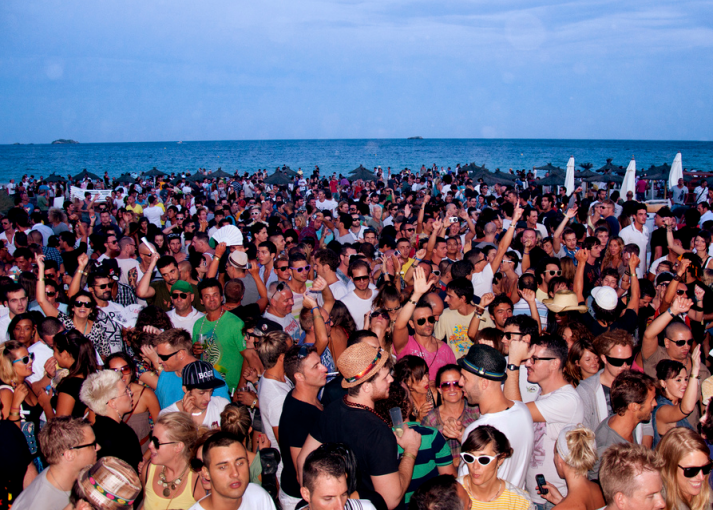
#> input picture otros/gente.png, 713 x 510 px
$ python face_detect.py   (older library calls are emulated)
#> lines starting #> are read from the running program, lines starting #| are printed output that depends on the picture; after the words box and inside, x2 and y2 are one past the last pixel; in counts of white or black regions, pixels touching at a corner belong together
import cv2
#import sys

# Get user supplied values
#imagePath =
#cascPath =

# Create the haar cascade
faceCascade = cv2.CascadeClassifier('haarcascade_frontalface_default.xml')

# Read the image
image = cv2.imread('gente.png')
#> image is the input picture: shape (510, 713, 3); mean B, G, R 126.2, 104.5, 107.7
# Convierte la imagen a Blanco y Negro
gray = cv2.cvtColor(image, cv2.COLOR_BGR2GRAY)
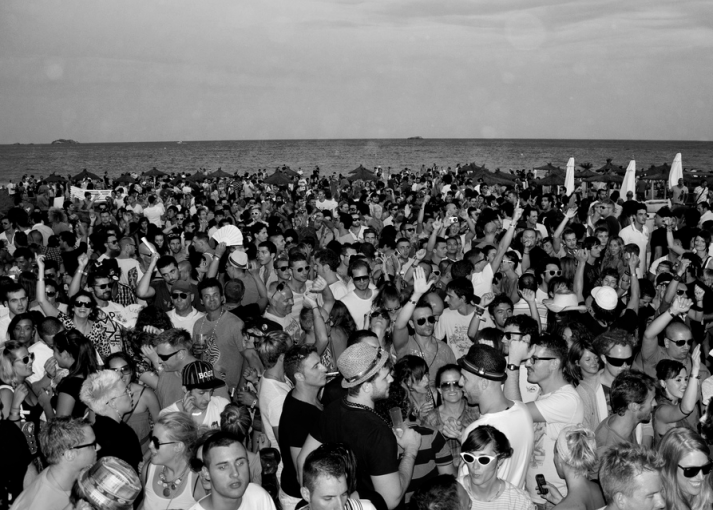
#> gray: shape (510, 713); min 0, max 254, mean 107.9
# Detect faces in the image
faces = faceCascade.detectMultiScale(gray, 1.1, 4)
#> faces = [[6, 290, 26, 26], [11, 319, 25, 25], [670, 330, 33, 33], [599, 341, 53, 53], [450, 441, 50, 50], [208, 446, 48, 48]]


                # [7 lines of commented-out code are left out]

print("Found {0} faces!".format(len(faces)))
#| Found 6 faces!

# Draw a rectangle around the faces
for (x, y, w, h) in faces:
    cv2.rectangle(image, (x, y), (x+w, y+h), (0, 255, 0), 2)
#> this loop made 6 passes
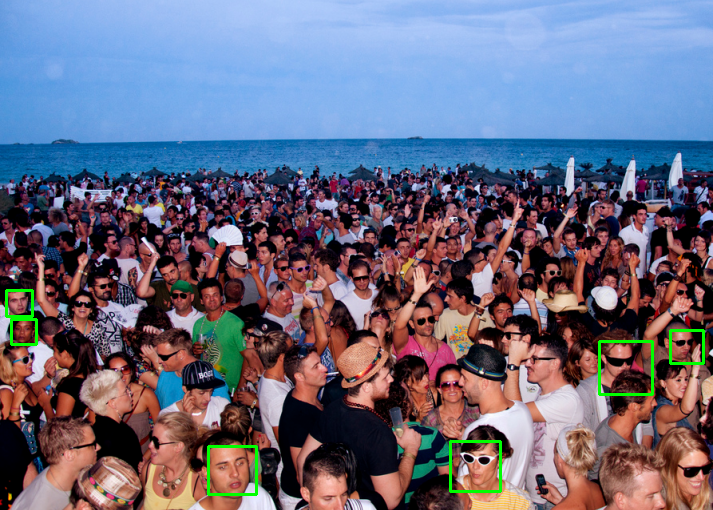
#> image: shape (510, 713, 3); 0.77% of pixels changed, all inside (x1, y1, x2, y2) = (5, 289, 705, 496)

cv2.imshow("Detectando Rostros by Charlie83CL", image)
cv2.waitKey(0)

$ run again, with otros/abba.png copied over otros/gente.png
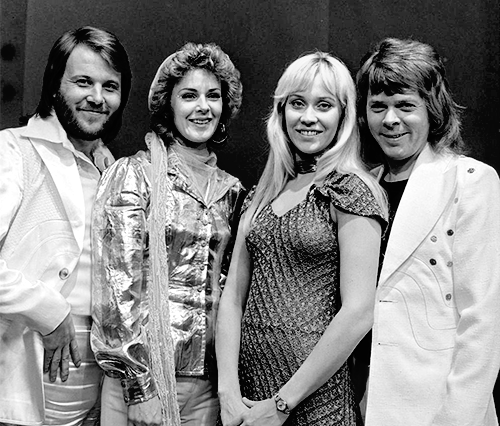
#> input picture otros/abba.png, 500 x 426 px
#> image is the input picture: shape (426, 500, 3); min 0, max 255, mean 130.8
#> faces = [[168, 70, 66, 66], [56, 55, 75, 75], [267, 69, 87, 87], [354, 78, 74, 74]]
#| Found 4 faces!
#> the loop `for (x, y, w, h) in faces:` made 4 passes
#> after the loop `for (x, y, w, h) in faces:`:
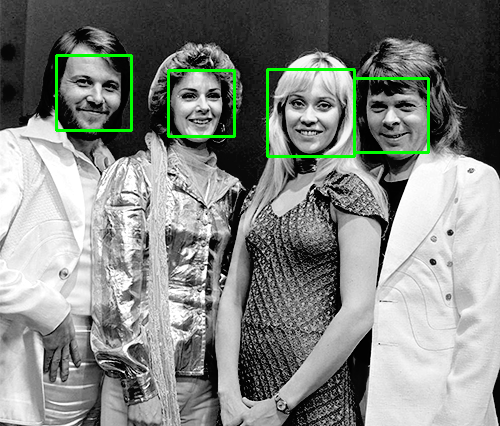
#> image: shape (426, 500, 3); 1.59% of pixels changed, all inside (x1, y1, x2, y2) = (55, 54, 430, 158)

$ run again, with otros/chicos.jpeg saved as otros/gente.png
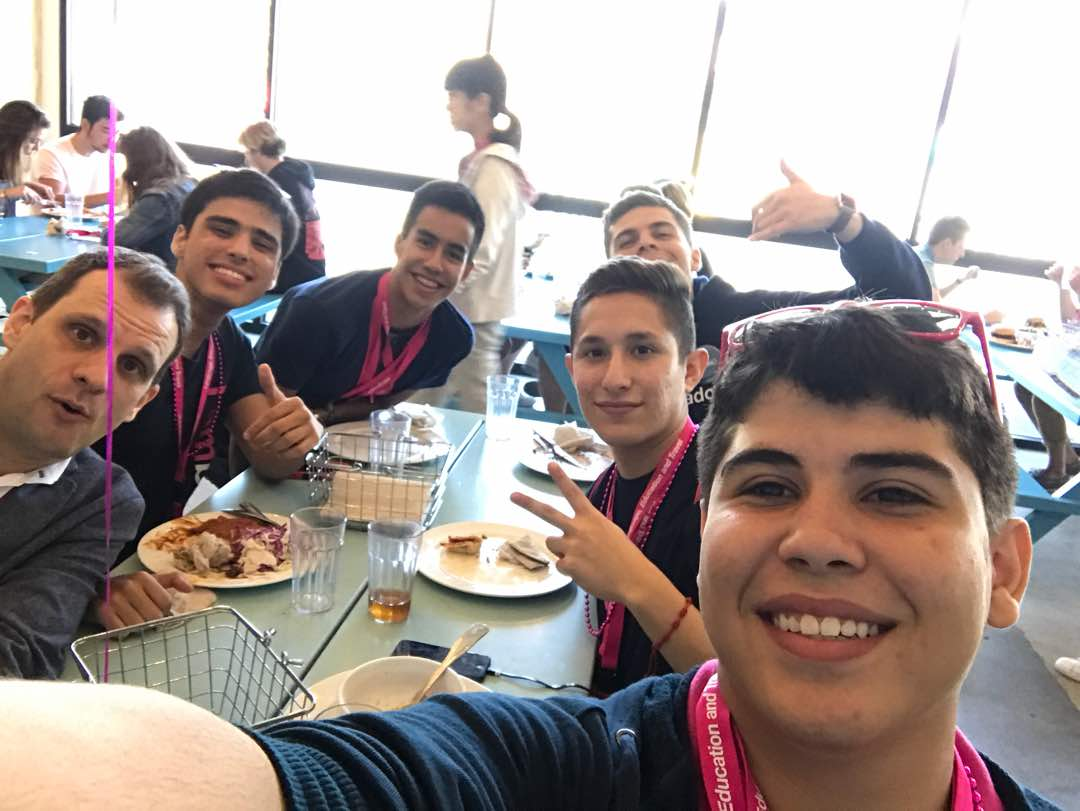
#> input picture otros/chicos.jpeg, 1080 x 811 px
#> image is the input picture: shape (811, 1080, 3); mean B, G, R 145.4, 149.2, 161.9
#> `gray = cv2.cvtColor(image, cv2.COLOR_BGR2GRAY)`:
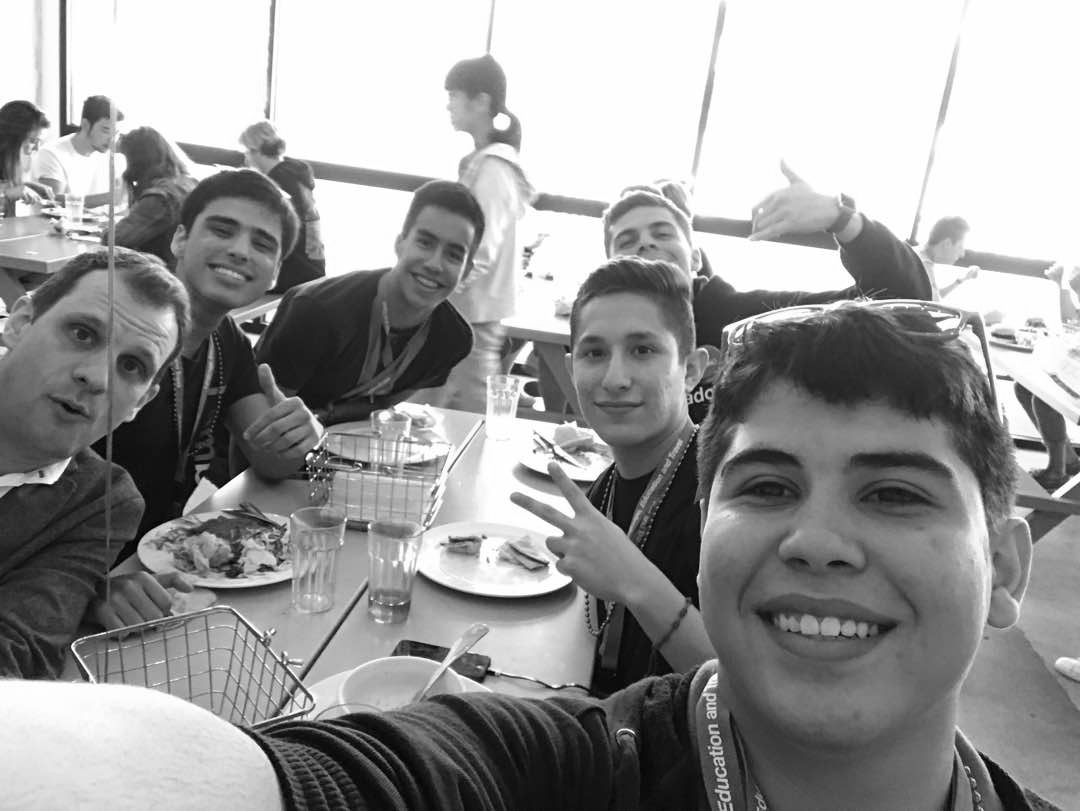
#> gray: shape (811, 1080); min 0, max 255, mean 152.6
#> faces = [[478, 352, 24, 24], [304, 500, 70, 70], [40, 168, 85, 85], [183, 191, 108, 108], [388, 207, 100, 100], [546, 296, 146, 146], [659, 365, 325, 325]]
#| Found 7 faces!
#> the loop `for (x, y, w, h) in faces:` made 7 passes
#> after the loop `for (x, y, w, h) in faces:`:
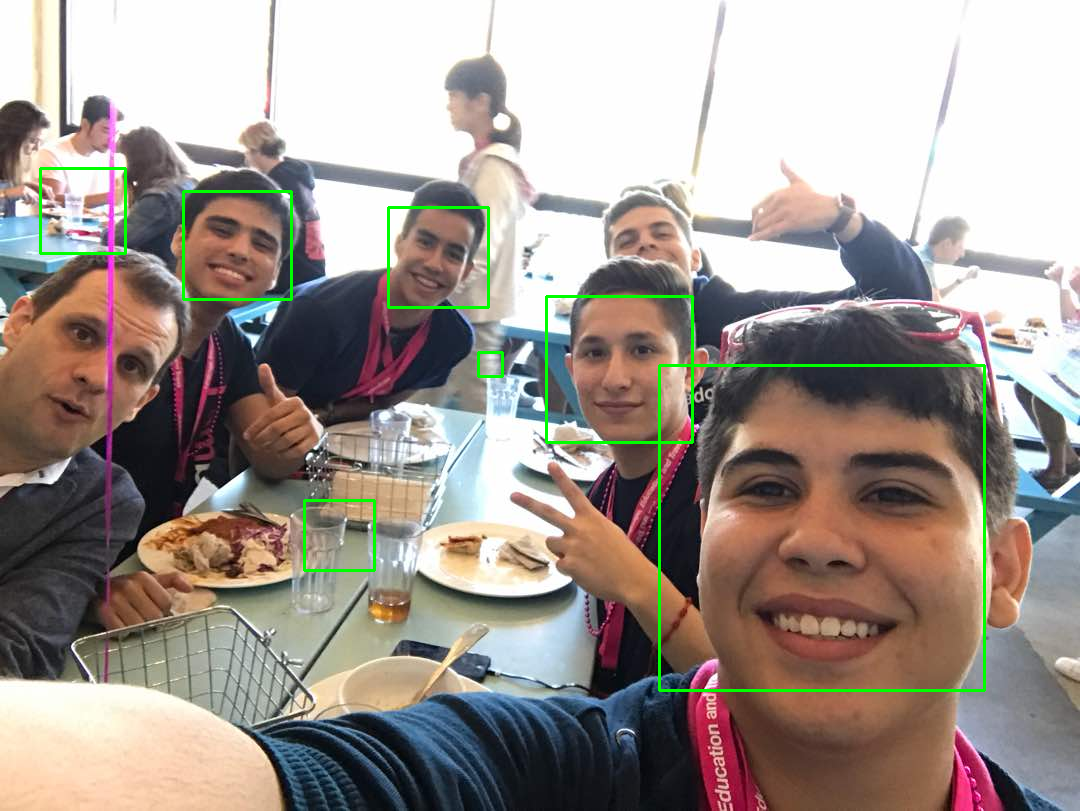
#> image: shape (811, 1080, 3); 1.17% of pixels changed, all inside (x1, y1, x2, y2) = (39, 167, 986, 692)
